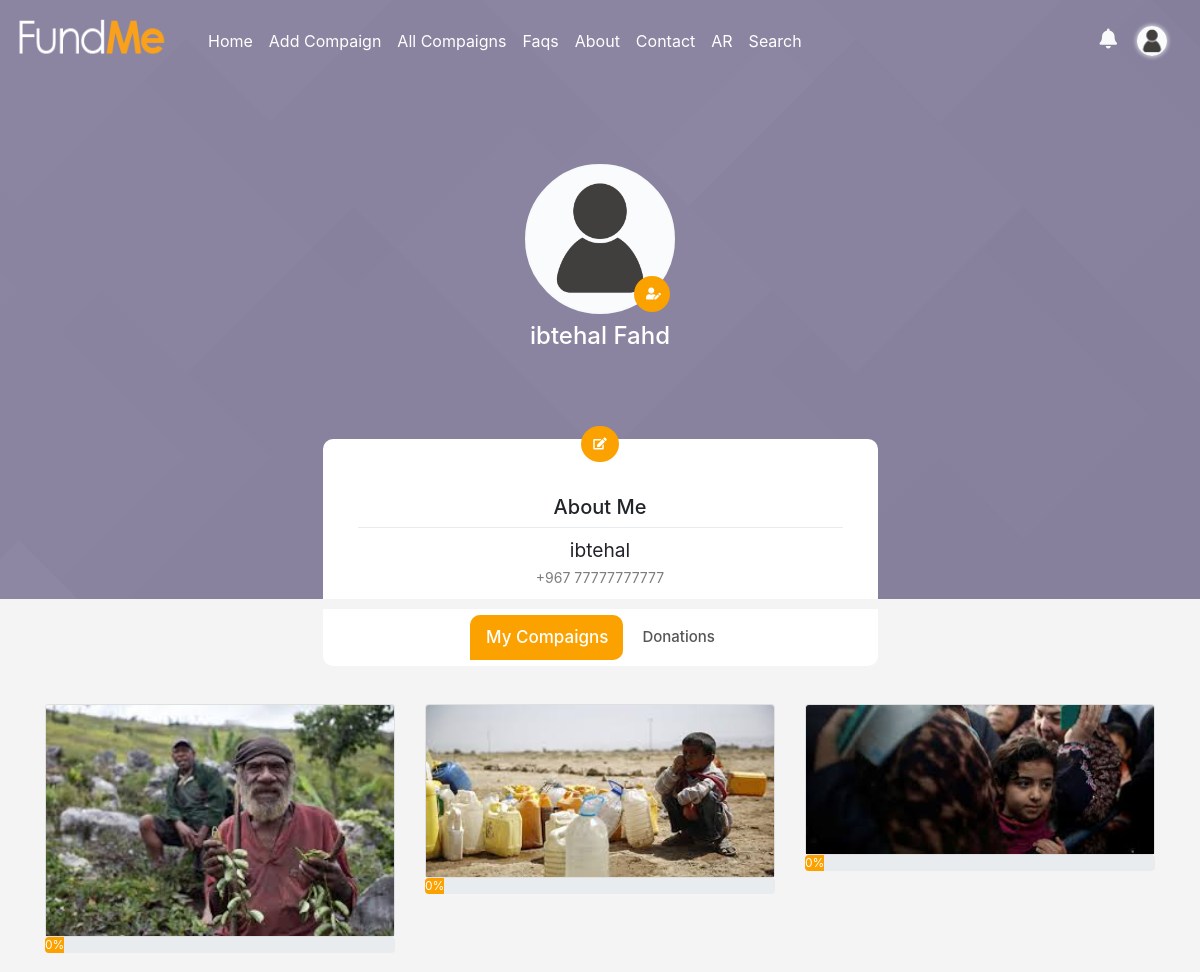
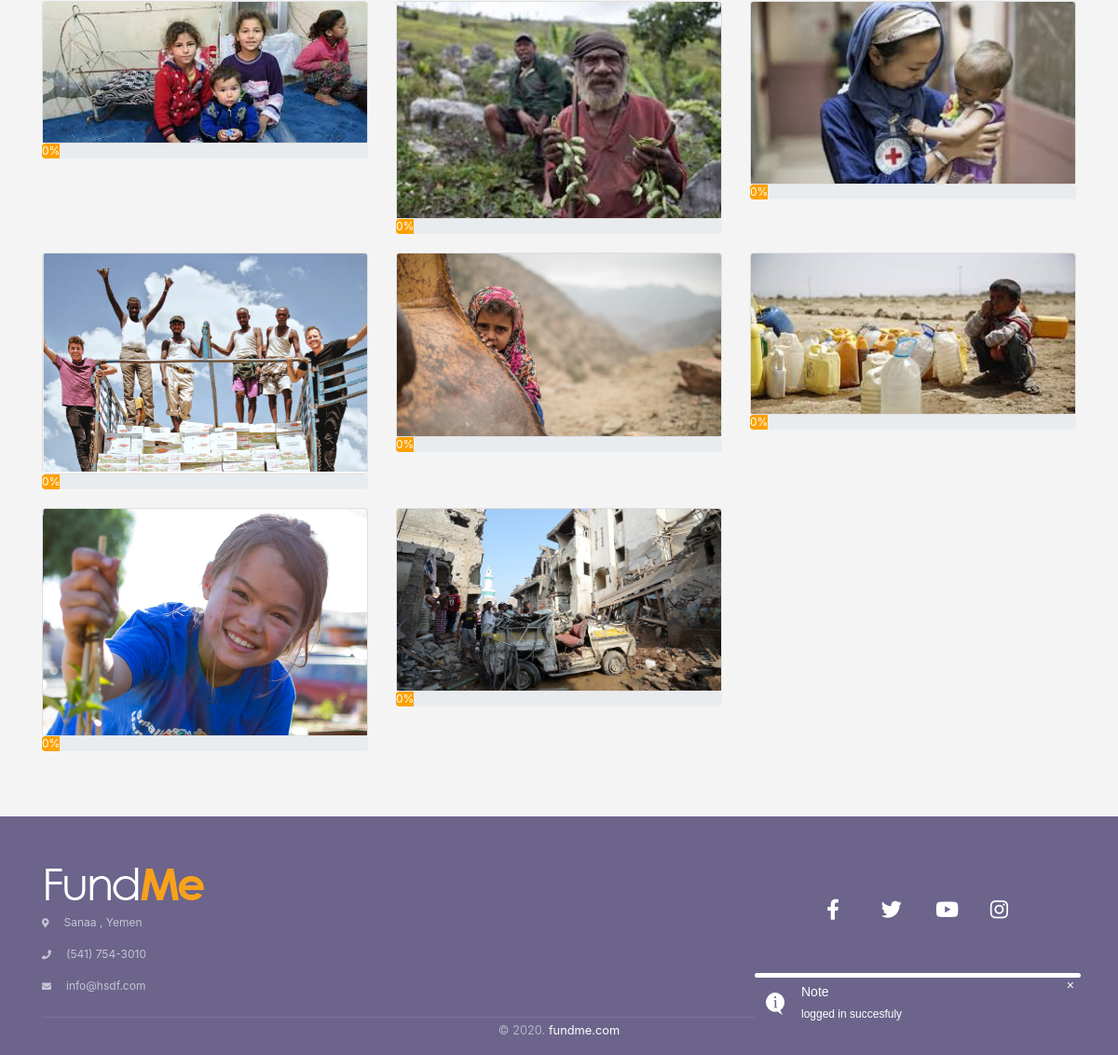
Page /profile/index (signed in) on the committed database (2 pictures, top to bottom).
### tables this page shows
CREATE TABLE `profiles` (
  `id` int(11) NOT NULL,
  `name` varchar(50) NOT NULL,
  `value` text NOT NULL,
  `user_id` int(11) NOT NULL
);

CREATE TABLE `compigans` (
  `id` int(11) NOT NULL,
  `owner_id` int(11) NOT NULL,
  `title` varchar(100) NOT NULL,
  `galary` text NOT NULL,
  `descrption` text NOT NULL,
  `file` text NOT NULL,
  `tags` text NOT NULL,
  `status` varchar(10) NOT NULL,
  `cost` double NOT NULL,
  `duration` timestamp NOT NULL DEFAULT current_timestamp() ON UPDATE current_timestamp(),
  `pending` int(11) NOT NULL DEFAULT 0,
  `updates` text DEFAULT NULL,
  `created_at` timestamp NOT NULL DEFAULT current_timestamp(),
  `update_at` timestamp NOT NULL DEFAULT current_timestamp()
);

### app/Controllers/profileController.php (called while the page is built, shortened)
<?php
class profileController extends Controller
{
  public function index()
  {
   $this->profile=$this->model->getModel();
    $username=Helper::userName(Session::get('userID'));
    $this->view('home'.DIRECTORY_SEPARATOR.'profile',['profiles'=>$this->profile->FindUser([Session::get('userID')]),'compigan'=>$this->getUserCompaigns(Session::get('userID')),
                                                      'donations'=>$this->getUserDonations(Session::get('userID'))]);
    $this->view->pageTitle='My Profile';
    $this->view->render();
  }
  public  function getUserCompaigns($uid){
    $compaignModel=$this->model->getModel();
    $compaignsArray = $compaignModel->getUSerCompaigns([$uid]);
    return  $compaignsArray;
  }
  public  function getUserDonations($uid){
    $donationModel=$this->model->getModel();
    $donationsArray=$donationModel->UserDonations([Session::get('userID')]);
    return  $donationsArray;
  }
}
 ?>

### public/index.php (called while the page is built, shortened)
<?php
$app= new Application;
 ?>

### app/Core/Session.php (called while the page is built, shortened)
<?php
abstract class Session
{
    public static function  logged()
    {
      if (self::has('userID')) {
          return $_SESSION['userID'];
      }
      return null;
    }
    public static function get($key)
    {
        if (self::has($key)) {
            return $_SESSION[$key];
        }
        return null;
    }
    public static function has($key)
    {
        return isset($_SESSION[$key]);
    }
    public static function getType()
    {
      return $_SESSION['type'];
    }
}

### app/Core/DB.php (called while the page is built, shortened)
<?php
class DB {
      protected $pdoObject;
      private static $instance;
      public function __construct() {
        try {
          $this->pdoObject=new PDO(DB::DNS,DB::DBUSER,DB::DBPASS);
          $this->pdoObject->setAttribute(PDO::ATTR_DEFAULT_FETCH_MODE,PDO::FETCH_ASSOC);
          $this->pdoObject->setAttribute(PDO::ATTR_ERRMODE, PDO::ERRMODE_EXCEPTION);
          } catch (PDOException $e) {
              echo 'Connection failed: ' . $e->getMessage();
             }
      }
      public static function init()
    {
      if ( is_null( self::$instance ) )
      {
        self::$instance = new self();
      }
      return self::$instance;
    }
      public function QueryCrud ($sql,$args=array(),$type=1){
        $query=$this->pdoObject->prepare($sql);
        $query->execute($args);
        if($type){
          $data=$query->fetchAll();
               return $data;
        }
        else
            return $this->pdoObject->lastInsertId();
    }
}

### app/Core/Helper.php (called while the page is built, shortened)
<?php
 class Helper
 {
     public static function getProgress($id)
     {
       $db= new DB();
       $donations =$db->QueryCrud("SELECT SUM(amount) AS sum FROM donations WHERE compigan_id=?",[$id])[0]['sum'];
       $compaign=$db->QueryCrud("SELECT cost FROM compigans WHERE id =?",[$id])[0]['cost'];
       if($donations==0)
       $donations=1;
       $p= floor(($donations/$compaign)*100);
       if($p>100)
          return 100;
       else
         return $p ;
     }
     public static function checkStatus($id)
     {
       $db= new DB();
       $user =$db->QueryCrud("SELECT *  FROM users WHERE id=?",[$id]);
       return $user[0]['status'];
     }
     public static function getImage($id)
     {
       $db= new DB();
       $user =$db->QueryCrud("SELECT * FROM profiles WHERE user_id =? and name='image'",[$id]);
       return ;
     }
      public static function userName($id)
      {
        $username =DB::init()->QueryCrud("SELECT * FROM profiles WHERE user_id = ? and (name ='First Name' or name='Last Name')",[$id]);
        if (!empty($username)) {
          return $username[0]['value'].' '.$username[1]['value'];
        }
      }
 }
 ?>

### app/Models/Profiles.php (called while the page is built, shortened)
<?php
class Profiles
{
  protected $db;
  function __construct()
  {
    $this->db=new DB();
  }
public function FindUser(array $aData)
{
  $oStmt = 'SELECT * FROM profiles WHERE user_id =?';
      return $this->db->QueryCrud($oStmt,$aData);
}
}
 ?>

### app/Core/Privilege.php (called while the page is built, shortened)
<?php
 class Privilege
{
     private static $instance;
     public static function checkCont($contr)
     {
       $status=1;
return $status;
   }
     public static function init()
       {
         if ( is_null( self::$instance ) )
         {
           self::$instance = new self();
         }
         return self::$instance;
       }
}
 ?>

### app/Core/Controller.php (called while the page is built, shortened)
<?php
class Controller
{
  public function model($modelName)
  {
    $this->model=new Model($modelName);
  }
}
 ?>

### app/Core/Model.php (called while the page is built, shortened)
<?php
class Model{
    protected $model_file;
    public function __construct($model_file)
    {
        $this->model_file=$model_file;
    }
    public function getModel(){
        if (file_exists(MODEL. $this->model_file.'.php')) {
            $this->modelObj= new $this->model_file;
              return $this->modelObj;
     }
}
}

### app/Models/Compaign.php (called while the page is built, shortened)
<?php
class Compaign
{
  protected $db;
  function __construct()
  {
    $this->db=new DB();
  }
public function getUSerCompaigns($args)
{
  $oStmt ='SELECT * FROM compigans where owner_id=?';
  return  $this->db->QueryCrud($oStmt,$args);
}
}
  ?>

### app/Views/home/profile.phtml (the view, shortened to what this page needs)
<?php
  include  VIEW.'layouts'.DIRECTORY_SEPARATOR.'header.phtml';
?>
<body class="bg-all">
     <section class="cover-background top-space-profile" style="background-image:url('/images/home/wbg.jpg');">
        <div class="container">
            <div class="row">
                <div class="col-md-12 col-sm-12 col-xs-12 display-table page-title">
                    <div class="vertical-align-middle text-center">
                         <div class="profile">
                          <div class="text-center mt-50px wow fadeIn" >
                            <img src="<?php echo !empty(Helper::getImage(Session::get('userID')))?"/uploads/".Helper::getImage(Session::get('userID')):"/images/home/user.jpg" ?>" alt="Circle Image" class="rounded-circle image_upload profile-pic border-fff-5px" width="150" height="150">
                            <?php if($this->view_data['profiles'][0]['user_id']==Session::get('userID')){?>
                            <i class="fas fa-user-edit upload-button p-image"></i>
                            <?php } ?>
                        </div>
                        </div>
                        <?php
                         if (array_key_exists('profiles',$this->view_data)){?>
                        <h4 class="text-white mt-2"><?php echo Helper::userName($this->view_data['profiles'][0]['user_id']) ?></h4>
                        <?php } ?>
                        <div class="description wow fadeIn">
                        <a href="/editeProfile/edit"><i class="fas fa-edit text-white edit-profile"></i></a>
                              <div class="container">
                              <div class="row">
                                <div class="col-md-12 text-center">
                                  <div class="col-md-12 p-all-20px">
                                    <h5>About Me</h5>
                                  <div class="dropdown-divider"></div>
                                    <span class="bio"><?php if(isset($this->view_data['profiles'][0])) echo $this->view_data['profiles'][0]['value']; ?></span>
                                    <div class="text-center">
                                      <span class="blue phone-profile"><?php
                                       echo $this->view_data['profiles'][2]['value']; ?></span>
                                    </div>
                                  </div>
                                </div>
                                </div>
                                </div>
                              </div>
                          </div>
                    </div>
                </div>
            </div>
    </section>
  <div>
    <div class="main main-raised wow fadeIn">
      <div class="profile-content">
          <div class="container">
              <div class="row">
                <div class="col-md-12 col-xs-12 ml-auto mr-auto prof-tap">
                      <div class="profile-tabs pro-tabs">
                        <ul class="nav nav-pills nav-pills-icons justify-content-center" role="tablist">
                          <li class="nav-item">
                              <a class="nav-link active" href="#works" role="tab" data-toggle="tab" >
                              <?php echo $lang['item102'] ?>
                              </a>
                          </li>
                          <li class="nav-item">
                              <a class="nav-link" href="#favorite" role="tab" data-toggle="tab">
                              <?php echo $lang['item103'] ?>
                              </a>
                          </li>
                        </ul>
                      </div>
                      <div class="tab-content tab-space">
                  <div class="tab-pane active text-center gallery" id="works">
                      <div class="row" id="user-compign">
                      <?php
                       if (array_key_exists('compigan',$this->view_data))
                          foreach ($this->view_data['compigan'] as $row) {
                                      ?>
                          <div class="col-md-4 col-sm-6 img-overlay">
                                <div class="card">
                                  <img class="card-img-top" src="/uploads/<?php echo $row['galary'] ?>" alt="Card image cap">
                          </div>
                          <div class="progress">
                            <div class="progress-bar progress-bar-style" role="progressbar" style="width: <?php echo Helper::getProgress($row['id']).' %'; ?> " aria-valuenow="<?php echo Helper::getProgress($row['id']); ?>" aria-valuemin="0" aria-valuemax="100"><?php echo Helper::getProgress($row['id']); ?>%</div>
                            </div>
                         </div>
                                    <?php } ?>
                      </div>
                  </div>
                  </div>
                </div>
          </div></div>
      </div>
    </div>
  </div>
</body>
  <?php  include  VIEW.'layouts'.DIRECTORY_SEPARATOR.'footer_section.phtml' ?>
<?php  include  VIEW.'layouts'.DIRECTORY_SEPARATOR.'footer.phtml' ?>

### public/css/home/all.css (style rules this page uses)
.fa, .fas, .far, .fal, .fab { -moz-osx-font-smoothing: grayscale; -webkit-font-smoothing: antialiased; display: inline-block; font-style: normal; font-variant: normal; text-rendering: auto; line-height: 1; }
.fa-edit:before { content: "\f044"; }
.fa-user-edit:before { content: "\f4ff"; }
.fa, .fas { font-family: 'Font Awesome 5 Free'; font-weight: 900; }

### public/css/home/style-ltr.css (style rules this page uses)
html * { -webkit-font-smoothing: antialiased; }
html { scroll-behavior: smooth; }
.bg-all { background-color: #f5f4f4; }
.main-raised { margin: -60px 30px 0; border-radius: 6px; }
.main { margin-top: 120px; }
.nav-pills, .nav-tabs { padding: 6px; }
.nav .nav-item { position: relative; margin: 0 2px; }
.nav-pills.nav-pills-icons .nav-item .nav-link { border-radius: 0px; }
.nav-pills .nav-item .nav-link.active { color: #ffffff; font-size: 17px; background-color: #fba100; border-left: 1px solid #fba100; border-bottom: 1px solid #fba100; border-radius: 10px; border-bottom-left-radius: 0px; }
.nav-pills .nav-item .nav-link { line-height: 24px; font-size: 15px; font-weight: 500; min-width: 100px; color: #555; transition: all .3s; border-radius: 30px; padding: 10px 15px; text-align: center; }
.tab-space { padding: 20px 0 50px; }
.tab-content>.active { display: block; }
.cover-background { position: relative !important; background-size: cover !important; overflow: hidden !important; background-position: center !important; background-repeat: no-repeat !important; }
.top-space-profile { padding-top: 214px; }
.page-title { padding-bottom: 70px; }
.mt-50px { margin-top: -50px; }
.p-image { position: absolute; top: 62px; font-size: 12px; right: 500px; color: #fff !important; padding: 12px; background-color: #fba100; border-radius: 50%; transition: all .3s cubic-bezier(.175, .885, .32, 1.275); }
.upload-button { width: 36px; }
::placeholder { font-size: 16px; color: rgb(104, 101, 101); }
.img-overlay { padding-bottom: 20px; }
.text-white { color: #FFF; }
.p-all-20px { padding:20px; }
#user-compign { margin-top: 18px; }
ul { list-style-type:none; }
.progress-bar-style { background-color: #fba100; }
.prof-tap { margin-top: -110px; }
.bio { font-size: larger; }
.border-fff-5px { border: 2px solid #f8f9fa; background: #fff; }
.description { background-color: #fff; width: 50%; margin: 0 auto; border-radius: 10px; position: relative; top: 80px; }
.edit-profile { position: relative; bottom: 13px; font-size: 12px; color: #fff !important; padding: 12px; background-color: #fba100; border-radius: 50%; }
.pro-tabs { background-color: #fff; width: 50%; margin: 0 auto; border-bottom-left-radius: 10px; border-bottom-right-radius: 10px; }
*, *:before, *:after { -webkit-box-sizing: inherit; box-sizing: inherit; }
html { -webkit-box-sizing: border-box; box-sizing: border-box; }
.phone-profile { font-size: 14px; font-family: inherit; color: #7d7d7d; }

### public/css/home/new-ltr.css (style rules this page uses)
::placeholder { color: #d2d2c4 !important; opacity: 1; }

### rows in the picture
profiles: value "ibtehal"
profiles: value "+967 77777777777"
compigans: galary (picture), Helper::getProgress($row['id']) "0"
compigans: galary (picture), Helper::getProgress($row['id']) "0"
compigans: galary (picture), Helper::getProgress($row['id']) "0"
compigans: galary (picture), Helper::getProgress($row['id']) "0"
compigans: galary (picture), Helper::getProgress($row['id']) "0"
compigans: galary (picture), Helper::getProgress($row['id']) "0"
compigans: galary (picture), Helper::getProgress($row['id']) "0"
compigans: galary (picture), Helper::getProgress($row['id']) "0"
compigans: galary (picture), Helper::getProgress($row['id']) "0"
compigans: galary (picture), Helper::getProgress($row['id']) "0"
compigans: galary (picture), Helper::getProgress($row['id']) "0"

### other values in the picture
$lang['item1'] "Home"
$lang['item6'] "Add Compaign"
$lang['item6a'] "All Compaigns"
$lang['faqs'] "Faqs"
$lang['item3'] "About"
$lang['item2'] "Contact"
$lang['item8c'] "Search"
Helper::userName($this->view_data['profiles'][0]['user_id']) "ibtehal Fahd"
$lang['item102'] "My Compaigns"
$lang['item103'] "Donations"
$lang ['location'] "Sanaa , Yemen"
